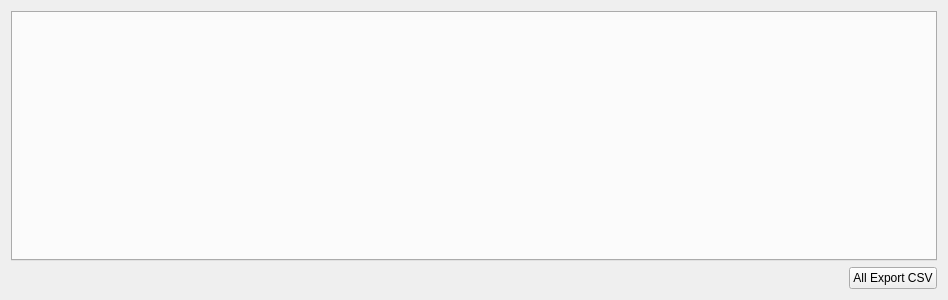
<?xml version="1.0" encoding="UTF-8"?>
<ui version="4.0">
 <class>Form</class>
 <widget class="QWidget" name="Form">
  <property name="geometry">
   <rect>
    <x>0</x>
    <y>0</y>
    <width>948</width>
    <height>300</height>
   </rect>
  </property>
  <property name="windowTitle">
   <string>Form</string>
  </property>
  <layout class="QGridLayout" name="gridLayout">
   <item row="0" column="0">
    <layout class="QVBoxLayout" name="verticalLayout">
     <item>
      <widget class="QTabWidget" name="tabWidget">
       <property name="currentIndex">
        <number>-1</number>
       </property>
      </widget>
     </item>
     <item>
      <layout class="QHBoxLayout" name="horizontalLayout_2">
       <item>
        <spacer name="horizontalSpacer">
         <property name="orientation">
          <enum>Qt::Horizontal</enum>
         </property>
         <property name="sizeHint" stdset="0">
          <size>
           <width>40</width>
           <height>20</height>
          </size>
         </property>
        </spacer>
       </item>
       <item>
        <widget class="QPushButton" name="bt_export_csv">
         <property name="text">
          <string>All Export CSV</string>
         </property>
        </widget>
       </item>
      </layout>
     </item>
    </layout>
   </item>
  </layout>
 </widget>
 <resources/>
 <connections/>
</ui>
